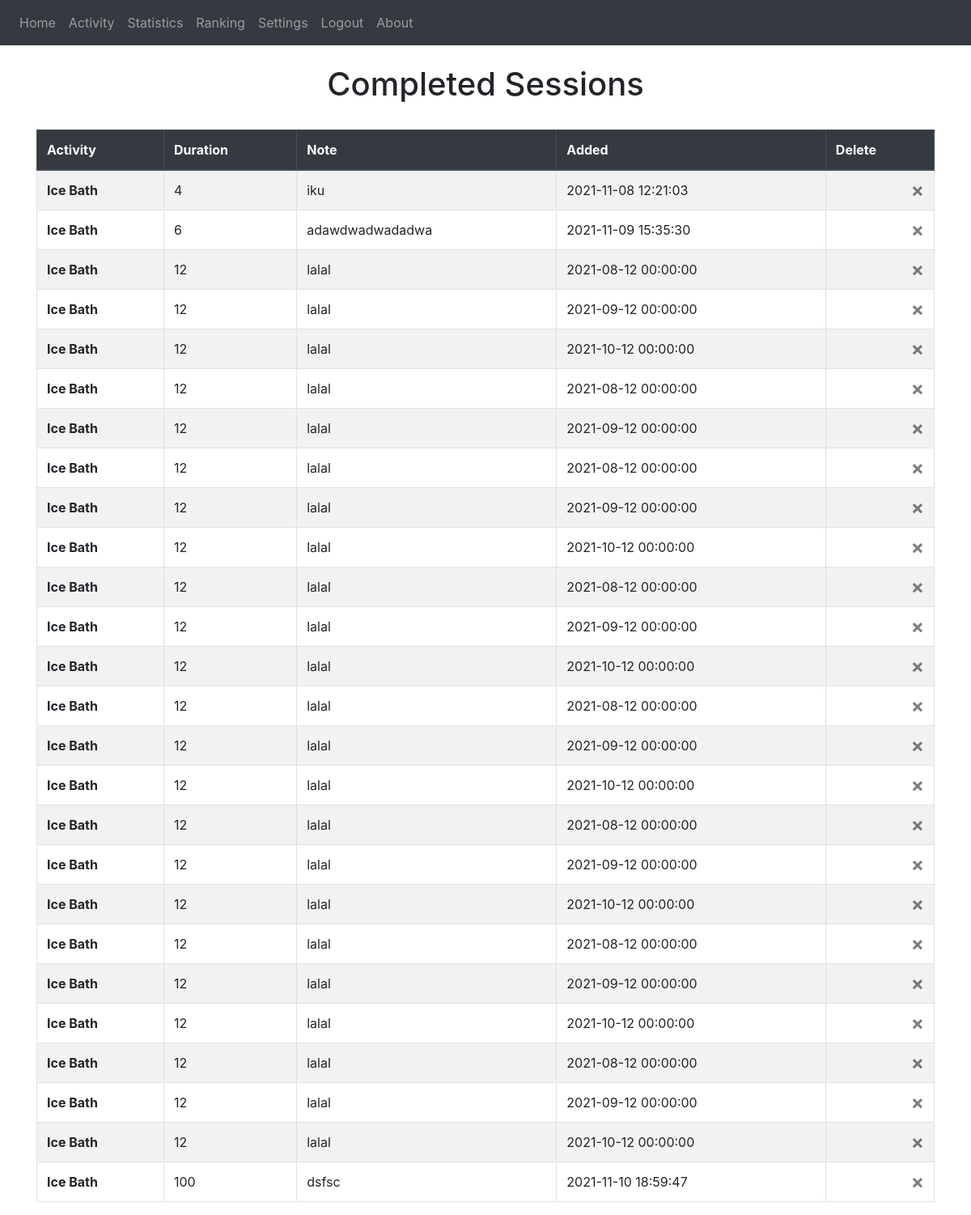
The app's page /activity (signed in) with its own data.
### website/models.py (models this page shows)
class Note(db.Model):
    id = db.Column(db.Integer, primary_key=True)
    data = db.Column(db.String(10000))
    time = db.Column(db.Integer)
    activity = db.Column(db.String(1000))
    date = db.Column(db.DateTime(timezone=True), default=func.now())
    user_id = db.Column(db.Integer, db.ForeignKey('user.id'))

### website/auth.py (the view)
@auth.route('/activity')
@login_required
def activity():
    return render_template('activity.html', user=current_user)

### website/__init__.py (called while the page is built)
def create_app():
    app = Flask(__name__)
    app.config['SECRET_KEY'] = 'jhdsgf dshjgfj'
    app.config['SQLALCHEMY_DATABASE_URI'] = f'sqlite:///{DB_NAME}'
    app.config['SQLALCHEMY_TRACK_MODIFICATIONS'] = False
    db.init_app(app)
    from .views import views
    from .auth import auth
    app.register_blueprint(views, url_prefix='/')
    app.register_blueprint(auth, url_prefix='/')
    from .models import User
    from .models import Note
    create_database(app)
    login_manager = LoginManager()
    login_manager.login_view = 'auth.login'
    login_manager.init_app(app)
    @login_manager.user_loader
    def load_user(id):
        return User.query.get(int(id))
    return app

### website/templates/activity.html
{% extends "base.html" %} {% block title %}Activity{% endblock %}
{% block content %}
<br />
<h1 align="center">Completed Sessions</h1>
<br />
<table class="table table-striped table-bordered">
  <thead class="thead-dark">
    <tr>
      <th scope="col">Activity</th>
      <th scope="col">Duration</th>
      <th scope="col">Note</th>
      <th scope="col">Added</th>
        <th scope="col">Delete</th>
    </tr>
  </thead>
  <tbody>
  {% for note in user.notes %}
    <tr>
      <th scope="row">{{note.activity}}</th>
      <td>{{note.time}}</td>
      <td>{{note.data}}</td>
      <td>{{note.date}}</td>
        <td>
            <button type="button" class="close" onclick="deleteNote({{ note.id }})">
                <span aria-hidden="true">&times</span>
            </button>
        </td>
    </tr>
  {% endfor %}
  </tbody>
</table>
{% endblock %}

### records on screen
Note: activity "Ice Bath", time "4", data "iku", date "2021-11-08 12:21:03"
Note: activity "Ice Bath", time "6", data "adawdwadwadadwa", date "2021-11-09 15:35:30"
Note: activity "Ice Bath", time "12", data "lalal", date "2021-08-12 00:00:00"
Note: activity "Ice Bath", time "12", data "lalal", date "2021-09-12 00:00:00"
Note: activity "Ice Bath", time "12", data "lalal", date "2021-10-12 00:00:00"
Note: activity "Ice Bath", time "12", data "lalal", date "2021-08-12 00:00:00"
Note: activity "Ice Bath", time "12", data "lalal", date "2021-09-12 00:00:00"
Note: activity "Ice Bath", time "12", data "lalal", date "2021-08-12 00:00:00"
Note: activity "Ice Bath", time "12", data "lalal", date "2021-09-12 00:00:00"
Note: activity "Ice Bath", time "12", data "lalal", date "2021-10-12 00:00:00"
Note: activity "Ice Bath", time "12", data "lalal", date "2021-08-12 00:00:00"
Note: activity "Ice Bath", time "12", data "lalal", date "2021-09-12 00:00:00"
Note: activity "Ice Bath", time "12", data "lalal", date "2021-10-12 00:00:00"
Note: activity "Ice Bath", time "12", data "lalal", date "2021-08-12 00:00:00"
Note: activity "Ice Bath", time "12", data "lalal", date "2021-09-12 00:00:00"
Note: activity "Ice Bath", time "12", data "lalal", date "2021-10-12 00:00:00"
Note: activity "Ice Bath", time "12", data "lalal", date "2021-08-12 00:00:00"
Note: activity "Ice Bath", time "12", data "lalal", date "2021-09-12 00:00:00"
Note: activity "Ice Bath", time "12", data "lalal", date "2021-10-12 00:00:00"
Note: activity "Ice Bath", time "12", data "lalal", date "2021-08-12 00:00:00"
Note: activity "Ice Bath", time "12", data "lalal", date "2021-09-12 00:00:00"
Note: activity "Ice Bath", time "12", data "lalal", date "2021-10-12 00:00:00"
Note: activity "Ice Bath", time "12", data "lalal", date "2021-08-12 00:00:00"
Note: activity "Ice Bath", time "12", data "lalal", date "2021-09-12 00:00:00"
Note: activity "Ice Bath", time "12", data "lalal", date "2021-10-12 00:00:00"
Note: activity "Ice Bath", time "100", data "dsfsc", date "2021-11-10 18:59:47"
